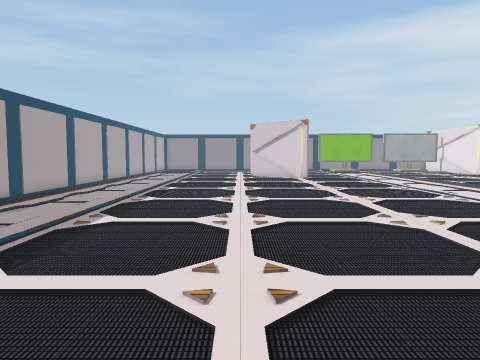
view 1 (above)

24 first-person views from a walk through a 3-D level made in the Unity game engine. The camera is 1.5 m above the floor, tilts 4° down and sees 70° across. The floor is counted in squares, 1 m on a side. Each view is taken from the middle of a square. On the plan, view 1 faces up. The plan holds only what a view shows up to about 16 squares ahead; the rest is blank. The player character is not drawn. Some surface patterns are stand-ins.

view 2
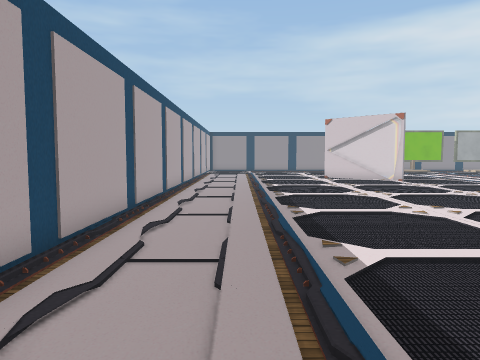

view 3
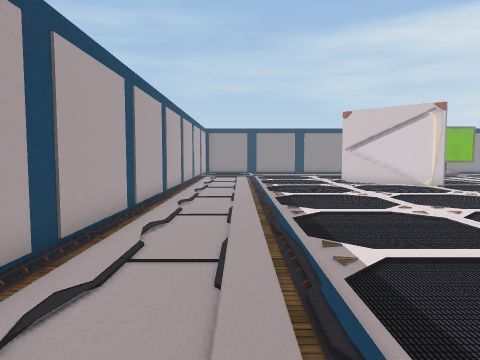

view 4
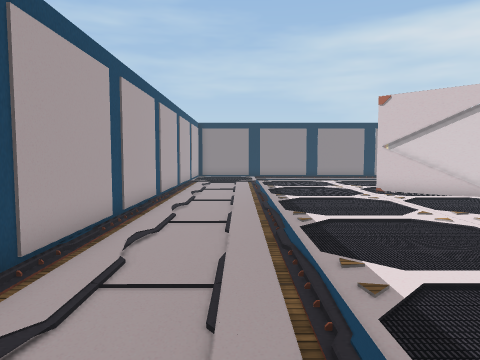

view 5
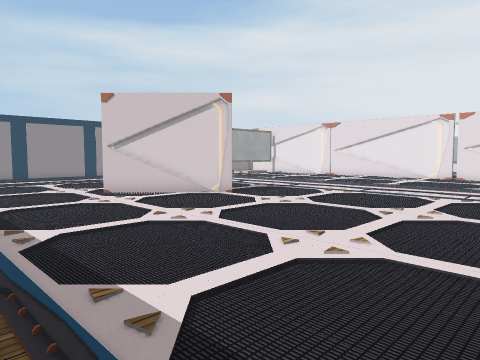

view 6
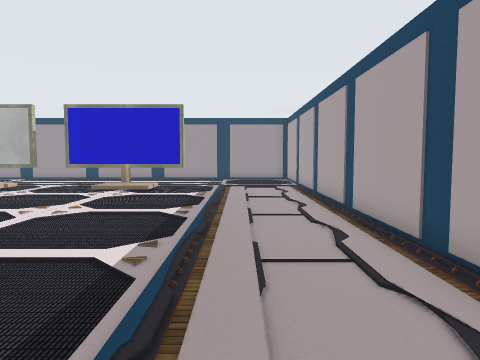

view 7
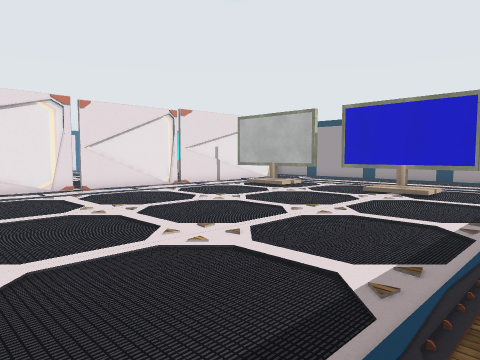

view 8
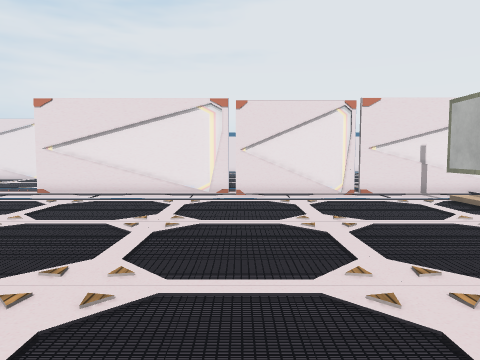

view 9
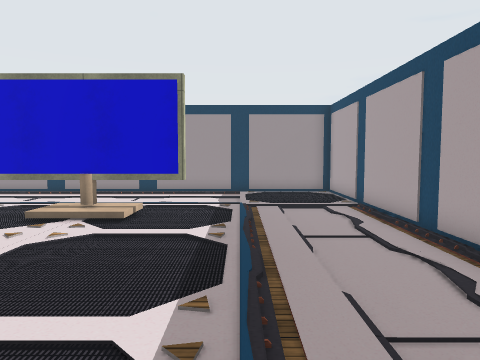

view 10
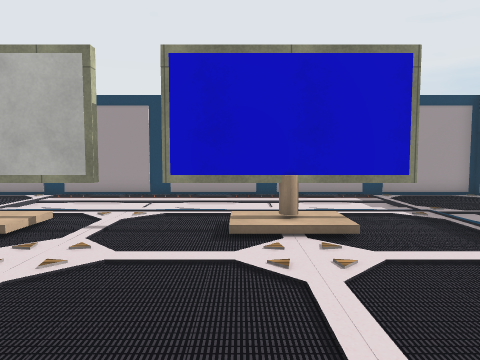

view 11
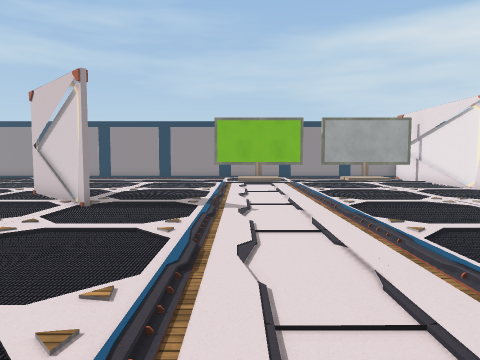

view 12
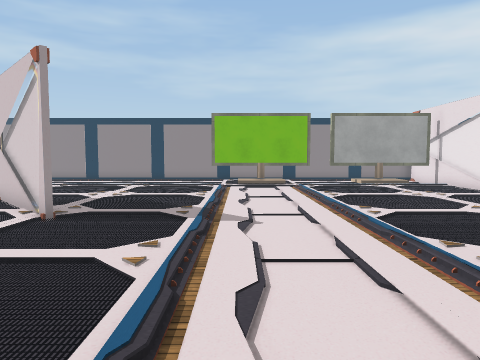

view 13
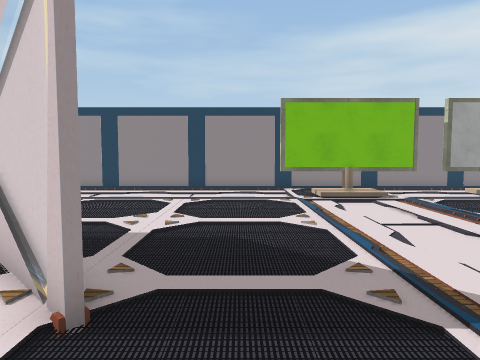

view 14
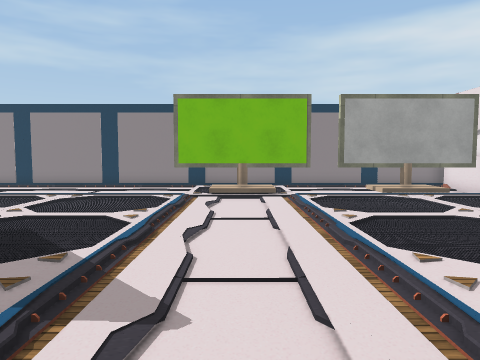

view 15
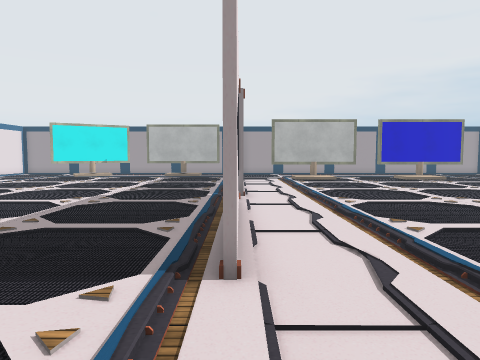

view 16
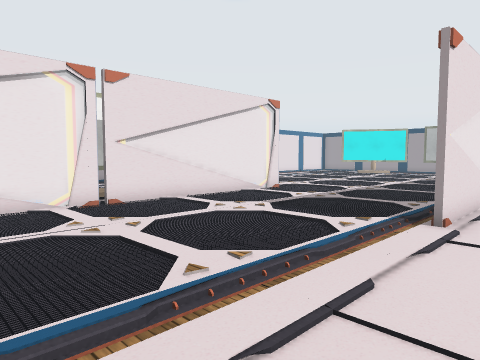

view 17
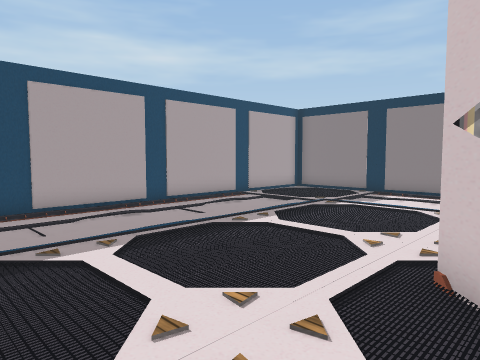

view 18
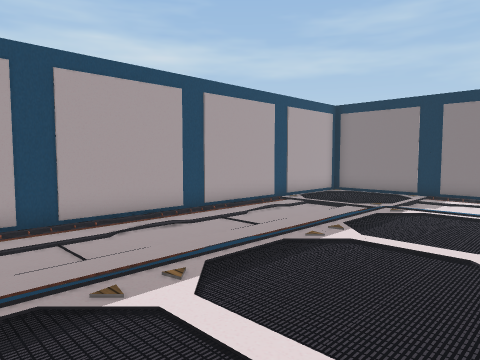

view 19
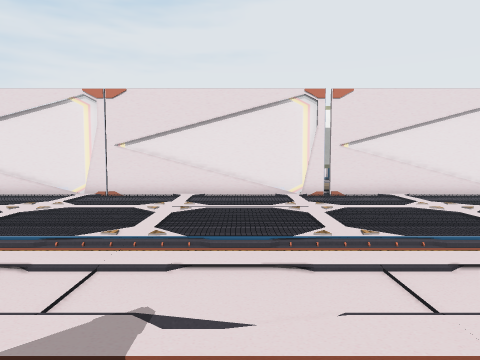

view 20
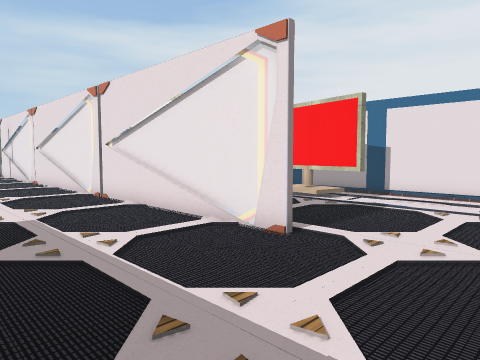

view 21
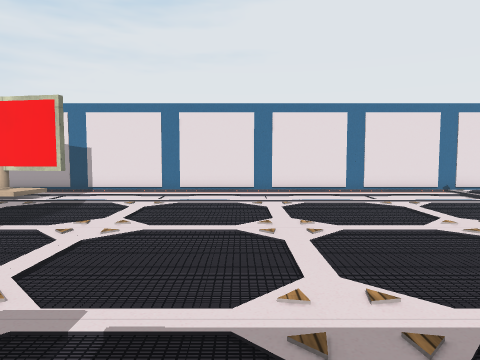

view 22
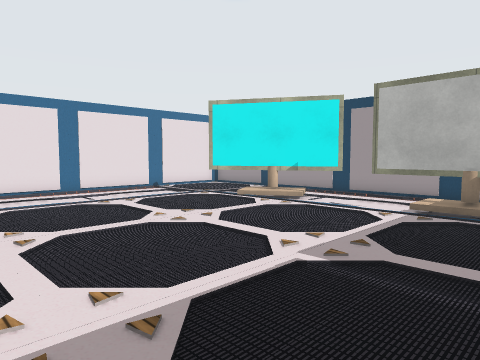

view 23
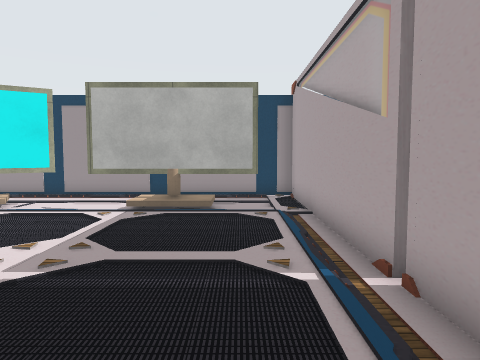

view 24
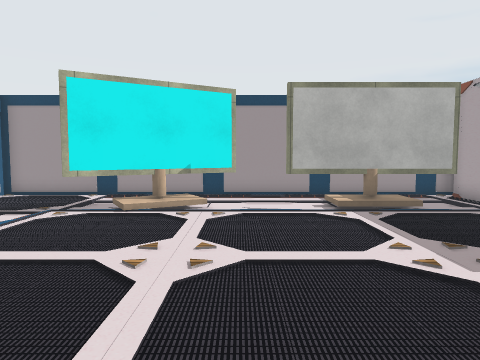

### Floor plan
Key: @ floor where view 1 was taken; # wall or solid block; x gap in a wall; . main floor; - floor 0.25 m lower than the main floor; / step, stairs or slope; = window, fence, low wall or low ledge; T thing the floor can be seen under or through; O other object.
Columns run from 8 left of view 1 to 28 right of it. Each row starts with its distance up from view 1.
 36 ############################
 35 #.................  .....  #
 34 #.../-----------//  /--//  #
 33 #.......        ##O##.x#O###
 32 #./..... ........///...///.#
 31 #.-...............-........#
 30 #.-...............-........=
 29 #.-...............-........=
 28 #.-...............-........=
 27 #.-......O........-........#
 26 #.-......OO.......-........#
 25 #.-.......OO......-........#
 24 #.-........OO.....-........#
 23 #.-.........O.....-........#
 22 #.-...............-........#
 21 #.-...............-........=
 20 #.-...............-........=
 19 #.-...............-........x
 18 #.-...............-........#.#
 17 #.-...............-........# O
 16 #.-...............-........#
 15 #.-...............-........#      # #
 14 #.-...............-#.......#      O.#
 13 #.-...............-#.......#   ../#.#
 12 #.-...............-=.......=  ....#.#
 11 #.-...............-=.......= .....-.#
 10 #.-...............-=..............-.#
  9 #.-...............-=..............-.#
  8 #.-...............-=..............-.#
  7 #.-...............-#..............-.#
  6 #.-...............-x..............-.#
  5 #.-...............-#..............-.#
  4 #.-...............-=..............-.#
  3 #.-...............-=..............-.#
  2 #.-...............-=..............-.#
  1 #.-...............-x..............-.#
  0 #.-.....@.........-#..............-.#
 -1 #.-...............-#..............-.#
 -2 #.-...TTOTT.##OO##-=..............-.#
 -3 #.-............    =..............-.#
 -4 #./.............   =.......... T../.#
 -5 #................  =.TTOTT../OT/....#
 -6 #.../-----------/. =/-///---TT/-/...
 -7 #................. =................
 -8 #####################################

Where each view was taken, in squares from view 1:
view 1: 0 up, 0 right, facing up
view 2: 3 up, 5 left, facing up
view 3: 7 up, 5 left, facing up
view 4: 12 up, 5 left, facing up
view 5: 13 up, 5 left, facing up-right
view 6: 13 up, 5 left, facing down
view 7: 12 up, 5 left, facing down-right
view 8: 6 up, 4 left, facing right
view 9: 7 up, 4 left, facing down
view 10: 5 up, 1 right, facing down
view 11: 13 up, 9 right, facing up
view 12: 15 up, 9 right, facing up
view 13: 20 up, 6 right, facing up
view 14: 20 up, 10 right, facing up
view 15: 19 up, 11 right, facing down
view 16: 23 up, 9 right, facing down-right
view 17: 22 up, 2 right, facing up-left
view 18: 22 up, 0 right, facing up-left
view 19: 22 up, 6 right, facing right
view 20: 6 up, 14 right, facing up-right
view 21: 5 up, 13 right, facing right
view 22: 5 up, 13 right, facing down-right
view 23: 5 up, 13 right, facing down
view 24: 5 up, 19 right, facing down
